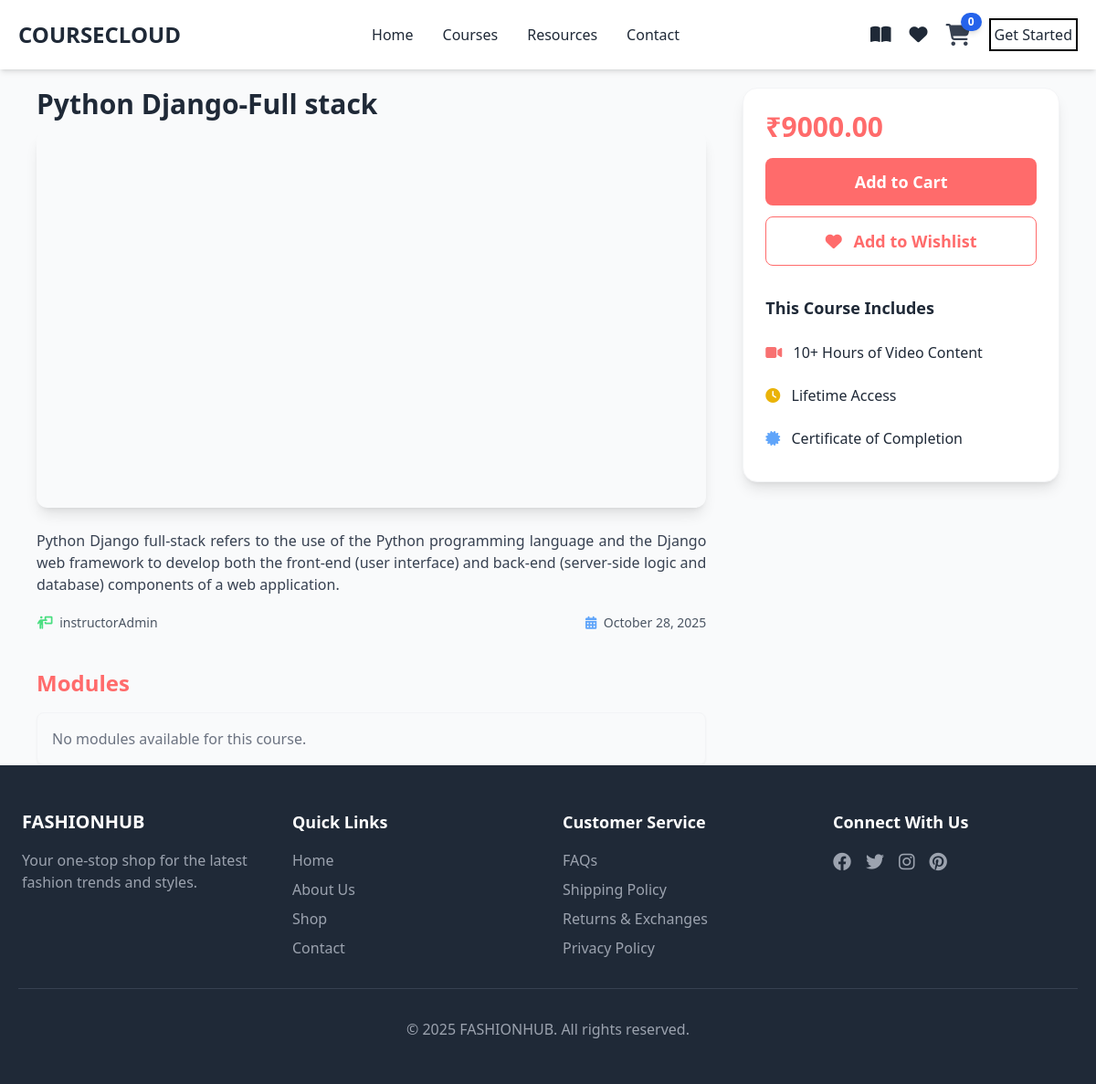
Page /student/coursedet/3/ on the committed database.
### instructor/models.py (models this page shows, shortened)
class Course(models.Model):
    title=models.CharField(max_length=100)
    description=models.TextField()
    price=models.DecimalField(decimal_places=2,max_digits=6)
    picture=models.ImageField(upload_to="course_pics",null=True,blank=True,default="course_pics/default.png")
    thumbnail=EmbedVideoField()
    is_free=models.BooleanField(default=False)
    instructor=models.ForeignKey(User,on_delete=models.SET_NULL,related_name="courses",null=True)
    Category_obj=models.ManyToManyField(Category)
    created_at=models.DateTimeField(auto_now_add=True)
    updated_at=models.DateTimeField(auto_now=True)

class User(AbstractUser):
    role_options = [
        ("instructor", "instructor"),
        ("student", "student"),
    ]
    role = models.CharField(max_length=30, choices=role_options, default="student")

### student/views.py (the view)
# urls.py: path('coursedet/<int:pk>/', CourseDetails.as_view(), name='course-details'),
class CourseDetails(DetailView):
    template_name="course_details.html"
    queryset=Course.objects.all()

### student/context_processor.py (called while the page is built)
def cartCount(request):
    if request.user.is_authenticated:
        count=request.user.basket.all().count()
        return {"cartcount":count}
    else:
        return{"cartcount":0}

### student/templates/course_details.html (shortened to what this page needs)
{% extends 'base.html' %}
{% load embed_video_tags %}
{% block base %}
<div class="px-10 mt-5 w-full min-h-1/2">
  <div class="grid grid-cols-1 lg:grid-cols-3 gap-10 max-w-6xl mx-auto">
    <div class="lg:col-span-2">
      <h1 class="font-bold text-3xl mb-3">{{ object.title }}</h1>
      <div class="rounded-xl overflow-hidden shadow-lg mb-6 aspect-video">
      </div>
      <p class="text-justify text-gray-700 mb-5">
        {{ object.description }}
      </p>
      <div class="mt-5 flex justify-between text-gray-600 text-sm mb-10">
        <span>
          <i class="fa-solid fa-person-chalkboard mr-1 text-green-400"></i>
          {{ object.instructor }}
        </span>
        <span>
          <i class="fa-solid fa-calendar-days mr-1 text-blue-400"></i>
          {{ object.created_at|date:"F j, Y" }}
        </span>
      </div>
      <div class="mt-10">
        <h2 class="text-2xl font-semibold mb-4 text-primary">Modules</h2>
        <div class="divide-y divide-gray-200 border border-gray-100 rounded-lg shadow-sm">
          {% for module in object.modules.all %}
          <details class="group" open>
            <summary
              class="flex cursor-pointer list-none items-center justify-between py-4 px-4 text-lg font-medium text-gray-800 group-open:text-primary">
              {{ module.order }}. {{ module.title }}
              <div>
                <svg xmlns="http://www.w3.org/2000/svg" fill="none" viewBox="0 0 24 24" stroke-width="1.5"
                  stroke="currentColor" class="block h-5 w-5 group-open:hidden">
                  <path stroke-linecap="round" stroke-linejoin="round" d="M12 4.5v15m7.5-7.5h-15" />
                </svg>
                <svg xmlns="http://www.w3.org/2000/svg" fill="none" viewBox="0 0 24 24" stroke-width="1.5"
                  stroke="currentColor" class="hidden h-5 w-5 group-open:block">
                  <path stroke-linecap="round" stroke-linejoin="round" d="M19.5 12h-15" />
                </svg>
              </div>
            </summary>
            <div class="pb-4 px-6 text-gray-600">
              <ul class="list-none ml-2 space-y-2">
                {% for lesson in module.lessons.all %}
                <li class="flex justify-between items-center p-2 bg-gray-50 rounded-lg hover:bg-gray-100">
                  <div class="flex items-center space-x-2">
                    <i class="fa-solid fa-circle-play text-green-500"></i>
                    <span>{{ forloop.counter }}. {{ lesson.title }}</span>
                  </div>
                  <span class="text-sm text-gray-500">15 min</span>
                </li>
                {% endfor %}
              </ul>
            </div>
          </details>
          {% empty %}
          <p class="text-gray-500 p-4">No modules available for this course.</p>
          {% endfor %}
        </div>
      </div>
    </div>
    <div class="p-6 bg-white shadow-lg rounded-2xl border border-gray-100 h-fit mt-6 lg:mt-0">
      {% if object.is_free %}
        <p class="text-green-600 text-3xl font-bold mb-4">FREE</p>
      {% else %}
        <p class="text-primary text-3xl font-bold mb-4">₹{{ object.price }}</p>
      {% endif %}
      <a href="{% url 'add_to_cart' object.id %}">
        <button
          class="w-full bg-primary hover:bg-red-500 text-white py-3 rounded-lg text-lg font-semibold mb-3 transition-colors duration-300">
          Add to Cart
        </button>
      </a>
      <button
        class="w-full border border-primary text-primary hover:bg-primary hover:text-white py-3 rounded-lg text-lg font-semibold transition-colors duration-300">
        <i class="fa-solid fa-heart mr-2"></i> Add to Wishlist
      </button>
      <div class="mt-5 h-48 flex justify-around flex-col">
        <h1 class="text-lg font-bold">This Course Includes</h1>
        <p><i class="fa-solid fa-video mr-2 text-red-400"></i> 10+ Hours of Video Content</p>
        <p><i class="fa-solid fa-clock mr-2 text-yellow-500"></i> Lifetime Access</p>
        <p><i class="fa-solid fa-certificate mr-2 text-blue-400"></i> Certificate of Completion</p>
      </div>
    </div>
  </div>
</div>
{% endblock base %}

### rows in the picture
Course: title "Python Django-Full stack", description "Python Django full-stack refers to the use of the Python programming language and the Django web framework to develop both the front-end (user interface) and back-end (server-side logic and database) components of a web application.", instructor "instructorAdmin", created_at "October 28, 2025", price "9000.00"

### other values in the picture
{{ cartcount }} "0"
